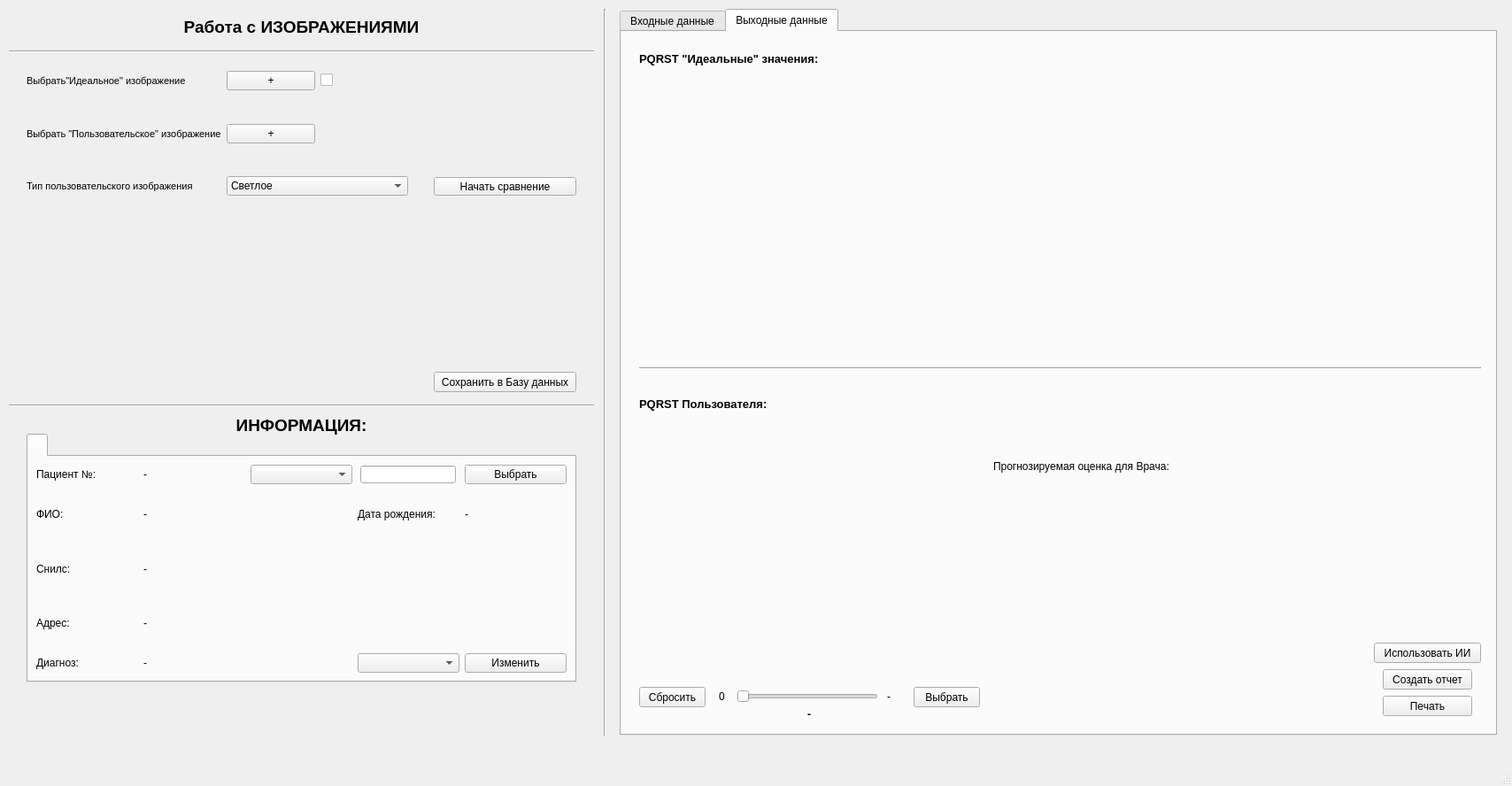
<?xml version="1.0" encoding="UTF-8"?>
<ui version="4.0">
 <class>MainWindow</class>
 <widget class="QMainWindow" name="MainWindow">
  <property name="geometry">
   <rect>
    <x>0</x>
    <y>0</y>
    <width>1708</width>
    <height>888</height>
   </rect>
  </property>
  <property name="windowTitle">
   <string>MainWindow</string>
  </property>
  <widget class="QWidget" name="centralwidget">
   <widget class="Line" name="line">
    <property name="geometry">
     <rect>
      <x>673</x>
      <y>10</y>
      <width>20</width>
      <height>821</height>
     </rect>
    </property>
    <property name="orientation">
     <enum>Qt::Vertical</enum>
    </property>
   </widget>
   <widget class="QPushButton" name="pushButton_2">
    <property name="geometry">
     <rect>
      <x>490</x>
      <y>200</y>
      <width>161</width>
      <height>21</height>
     </rect>
    </property>
    <property name="text">
     <string>Начать сравнение</string>
    </property>
   </widget>
   <widget class="Line" name="line_2">
    <property name="geometry">
     <rect>
      <x>10</x>
      <y>450</y>
      <width>661</width>
      <height>16</height>
     </rect>
    </property>
    <property name="orientation">
     <enum>Qt::Horizontal</enum>
    </property>
   </widget>
   <widget class="QPushButton" name="pushButton_3">
    <property name="geometry">
     <rect>
      <x>490</x>
      <y>420</y>
      <width>161</width>
      <height>23</height>
     </rect>
    </property>
    <property name="text">
     <string>Сохранить в Базу данных</string>
    </property>
   </widget>
   <widget class="QTabWidget" name="tabWidget_2">
    <property name="geometry">
     <rect>
      <x>700</x>
      <y>10</y>
      <width>991</width>
      <height>821</height>
     </rect>
    </property>
    <property name="currentIndex">
     <number>1</number>
    </property>
    <widget class="QWidget" name="tab">
     <attribute name="title">
      <string>Входные данные</string>
     </attribute>
     <widget class="PlotWidget" name="widget_2" native="true">
      <property name="geometry">
       <rect>
        <x>10</x>
        <y>60</y>
        <width>959</width>
        <height>201</height>
       </rect>
      </property>
     </widget>
     <widget class="PlotWidget" name="widget_3" native="true">
      <property name="geometry">
       <rect>
        <x>10</x>
        <y>578</y>
        <width>959</width>
        <height>201</height>
       </rect>
      </property>
     </widget>
     <widget class="PlotWidget" name="widget" native="true">
      <property name="geometry">
       <rect>
        <x>10</x>
        <y>320</y>
        <width>959</width>
        <height>201</height>
       </rect>
      </property>
     </widget>
     <widget class="QLabel" name="label_2">
      <property name="geometry">
       <rect>
        <x>10</x>
        <y>30</y>
        <width>941</width>
        <height>21</height>
       </rect>
      </property>
      <property name="font">
       <font>
        <pointsize>10</pointsize>
        <weight>75</weight>
        <bold>true</bold>
       </font>
      </property>
      <property name="text">
       <string>График &quot;Идеальные&quot; значения:</string>
      </property>
     </widget>
     <widget class="QLabel" name="label_3">
      <property name="geometry">
       <rect>
        <x>10</x>
        <y>290</y>
        <width>941</width>
        <height>21</height>
       </rect>
      </property>
      <property name="font">
       <font>
        <pointsize>10</pointsize>
        <weight>75</weight>
        <bold>true</bold>
       </font>
      </property>
      <property name="text">
       <string>График &quot;Пользовательские&quot; значения:</string>
      </property>
     </widget>
     <widget class="QLabel" name="label_13">
      <property name="geometry">
       <rect>
        <x>10</x>
        <y>550</y>
        <width>941</width>
        <height>21</height>
       </rect>
      </property>
      <property name="font">
       <font>
        <pointsize>10</pointsize>
        <weight>75</weight>
        <bold>true</bold>
       </font>
      </property>
      <property name="text">
       <string>График сравнения &quot;Идеальные&quot; и &quot;Пользовательские&quot; значения:</string>
      </property>
     </widget>
     <widget class="Line" name="line_5">
      <property name="geometry">
       <rect>
        <x>10</x>
        <y>270</y>
        <width>961</width>
        <height>16</height>
       </rect>
      </property>
      <property name="orientation">
       <enum>Qt::Horizontal</enum>
      </property>
     </widget>
     <widget class="Line" name="line_6">
      <property name="geometry">
       <rect>
        <x>10</x>
        <y>530</y>
        <width>961</width>
        <height>16</height>
       </rect>
      </property>
      <property name="orientation">
       <enum>Qt::Horizontal</enum>
      </property>
     </widget>
    </widget>
    <widget class="QWidget" name="tab_2">
     <attribute name="title">
      <string>Выходные данные</string>
     </attribute>
     <widget class="PlotWidget" name="widget_4" native="true">
      <property name="geometry">
       <rect>
        <x>20</x>
        <y>50</y>
        <width>381</width>
        <height>291</height>
       </rect>
      </property>
     </widget>
     <widget class="PlotWidget" name="widget_5" native="true">
      <property name="geometry">
       <rect>
        <x>20</x>
        <y>440</y>
        <width>381</width>
        <height>291</height>
       </rect>
      </property>
     </widget>
     <widget class="Line" name="line_3">
      <property name="geometry">
       <rect>
        <x>20</x>
        <y>370</y>
        <width>951</width>
        <height>21</height>
       </rect>
      </property>
      <property name="orientation">
       <enum>Qt::Horizontal</enum>
      </property>
     </widget>
     <widget class="QLabel" name="label_5">
      <property name="geometry">
       <rect>
        <x>20</x>
        <y>20</y>
        <width>381</width>
        <height>21</height>
       </rect>
      </property>
      <property name="font">
       <font>
        <pointsize>10</pointsize>
        <weight>75</weight>
        <bold>true</bold>
       </font>
      </property>
      <property name="text">
       <string>PQRST &quot;Идеальные&quot; значения:</string>
      </property>
     </widget>
     <widget class="QLabel" name="label_6">
      <property name="geometry">
       <rect>
        <x>20</x>
        <y>410</y>
        <width>381</width>
        <height>21</height>
       </rect>
      </property>
      <property name="font">
       <font>
        <pointsize>10</pointsize>
        <weight>75</weight>
        <bold>true</bold>
       </font>
      </property>
      <property name="text">
       <string>PQRST Пользователя:</string>
      </property>
     </widget>
     <widget class="QSlider" name="horizontalSlider_2">
      <property name="geometry">
       <rect>
        <x>130</x>
        <y>740</y>
        <width>160</width>
        <height>22</height>
       </rect>
      </property>
      <property name="orientation">
       <enum>Qt::Horizontal</enum>
      </property>
     </widget>
     <widget class="QPushButton" name="pushButton_5">
      <property name="geometry">
       <rect>
        <x>330</x>
        <y>740</y>
        <width>75</width>
        <height>23</height>
       </rect>
      </property>
      <property name="text">
       <string>Выбрать</string>
      </property>
     </widget>
     <widget class="QPushButton" name="pushButton_6">
      <property name="geometry">
       <rect>
        <x>20</x>
        <y>740</y>
        <width>75</width>
        <height>23</height>
       </rect>
      </property>
      <property name="text">
       <string>Сбросить</string>
      </property>
     </widget>
     <widget class="QLabel" name="label_7">
      <property name="geometry">
       <rect>
        <x>300</x>
        <y>740</y>
        <width>31</width>
        <height>21</height>
       </rect>
      </property>
      <property name="text">
       <string>-</string>
      </property>
     </widget>
     <widget class="QLabel" name="label_8">
      <property name="geometry">
       <rect>
        <x>110</x>
        <y>740</y>
        <width>16</width>
        <height>21</height>
       </rect>
      </property>
      <property name="text">
       <string>0</string>
      </property>
     </widget>
     <widget class="QLabel" name="label_9">
      <property name="geometry">
       <rect>
        <x>210</x>
        <y>760</y>
        <width>21</width>
        <height>21</height>
       </rect>
      </property>
      <property name="font">
       <font>
        <weight>75</weight>
        <bold>true</bold>
       </font>
      </property>
      <property name="text">
       <string>-</string>
      </property>
     </widget>
     <widget class="QPushButton" name="pushButton_7">
      <property name="geometry">
       <rect>
        <x>850</x>
        <y>690</y>
        <width>121</width>
        <height>23</height>
       </rect>
      </property>
      <property name="text">
       <string>Использовать ИИ</string>
      </property>
     </widget>
     <widget class="QLabel" name="label_14">
      <property name="geometry">
       <rect>
        <x>420</x>
        <y>480</y>
        <width>551</width>
        <height>21</height>
       </rect>
      </property>
      <property name="text">
       <string>Прогнозируемая оценка для Врача: </string>
      </property>
     </widget>
     <widget class="QPushButton" name="pushButton_8">
      <property name="geometry">
       <rect>
        <x>860</x>
        <y>720</y>
        <width>101</width>
        <height>23</height>
       </rect>
      </property>
      <property name="text">
       <string>Создать отчет</string>
      </property>
     </widget>
     <widget class="QPushButton" name="pushButton_9">
      <property name="geometry">
       <rect>
        <x>860</x>
        <y>750</y>
        <width>101</width>
        <height>23</height>
       </rect>
      </property>
      <property name="text">
       <string>Печать</string>
      </property>
     </widget>
    </widget>
   </widget>
   <widget class="QTabWidget" name="tabWidget">
    <property name="geometry">
     <rect>
      <x>30</x>
      <y>490</y>
      <width>621</width>
      <height>281</height>
     </rect>
    </property>
    <widget class="QWidget" name="Page1_3">
     <attribute name="title">
      <string/>
     </attribute>
     <layout class="QGridLayout" name="gridLayout_6">
      <item row="3" column="0">
       <widget class="QLabel" name="label_43">
        <property name="text">
         <string>Адрес:</string>
        </property>
       </widget>
      </item>
      <item row="0" column="0">
       <widget class="QLabel" name="label_44">
        <property name="text">
         <string>Пациент №:</string>
        </property>
       </widget>
      </item>
      <item row="4" column="0">
       <widget class="QLabel" name="label_45">
        <property name="text">
         <string>Диагноз:</string>
        </property>
       </widget>
      </item>
      <item row="3" column="1" colspan="4">
       <widget class="QLabel" name="label_46">
        <property name="text">
         <string>-</string>
        </property>
       </widget>
      </item>
      <item row="1" column="4">
       <widget class="QLabel" name="label_47">
        <property name="text">
         <string>-</string>
        </property>
       </widget>
      </item>
      <item row="0" column="1">
       <widget class="QLabel" name="label_48">
        <property name="text">
         <string>-</string>
        </property>
       </widget>
      </item>
      <item row="0" column="2">
       <widget class="QComboBox" name="comboBox_6"/>
      </item>
      <item row="1" column="0">
       <widget class="QLabel" name="label_50">
        <property name="text">
         <string>ФИО: </string>
        </property>
       </widget>
      </item>
      <item row="1" column="3">
       <widget class="QLabel" name="label_51">
        <property name="text">
         <string>Дата рождения:</string>
        </property>
       </widget>
      </item>
      <item row="1" column="1" colspan="2">
       <widget class="QLabel" name="label_52">
        <property name="text">
         <string>-</string>
        </property>
       </widget>
      </item>
      <item row="2" column="1" colspan="4">
       <widget class="QLabel" name="label_53">
        <property name="text">
         <string>-</string>
        </property>
       </widget>
      </item>
      <item row="2" column="0">
       <widget class="QLabel" name="label_54">
        <property name="text">
         <string>Снилс:</string>
        </property>
       </widget>
      </item>
      <item row="4" column="4">
       <widget class="QPushButton" name="pushButton_12">
        <property name="text">
         <string>Изменить</string>
        </property>
       </widget>
      </item>
      <item row="4" column="3">
       <widget class="QComboBox" name="comboBox_7"/>
      </item>
      <item row="0" column="4">
       <widget class="QPushButton" name="pushButton_13">
        <property name="text">
         <string>Выбрать</string>
        </property>
       </widget>
      </item>
      <item row="0" column="3" alignment="Qt::AlignHCenter">
       <widget class="QLineEdit" name="lineEdit_5">
        <property name="maximumSize">
         <size>
          <width>473</width>
          <height>20</height>
         </size>
        </property>
       </widget>
      </item>
      <item row="4" column="1" colspan="2">
       <widget class="QLabel" name="label_49">
        <property name="text">
         <string>-</string>
        </property>
       </widget>
      </item>
     </layout>
    </widget>
   </widget>
   <widget class="Line" name="line_4">
    <property name="geometry">
     <rect>
      <x>10</x>
      <y>50</y>
      <width>661</width>
      <height>16</height>
     </rect>
    </property>
    <property name="orientation">
     <enum>Qt::Horizontal</enum>
    </property>
   </widget>
   <widget class="QWidget" name="layoutWidget">
    <property name="geometry">
     <rect>
      <x>30</x>
      <y>80</y>
      <width>431</width>
      <height>141</height>
     </rect>
    </property>
    <layout class="QGridLayout" name="gridLayout">
     <item row="4" column="0">
      <widget class="QLabel" name="label_11">
       <property name="font">
        <font>
         <pointsize>8</pointsize>
        </font>
       </property>
       <property name="text">
        <string>Тип пользовательского изображения</string>
       </property>
      </widget>
     </item>
     <item row="2" column="1">
      <widget class="QPushButton" name="pushButton_4">
       <property name="text">
        <string>+</string>
       </property>
      </widget>
     </item>
     <item row="3" column="0">
      <widget class="QLabel" name="label_4">
       <property name="text">
        <string/>
       </property>
      </widget>
     </item>
     <item row="0" column="1">
      <widget class="QPushButton" name="pushButton">
       <property name="text">
        <string>+</string>
       </property>
      </widget>
     </item>
     <item row="0" column="0">
      <widget class="QLabel" name="label">
       <property name="font">
        <font>
         <pointsize>8</pointsize>
        </font>
       </property>
       <property name="text">
        <string>Выбрать&quot;Идеальное&quot; изображение </string>
       </property>
      </widget>
     </item>
     <item row="2" column="0">
      <widget class="QLabel" name="label_10">
       <property name="font">
        <font>
         <pointsize>8</pointsize>
        </font>
       </property>
       <property name="text">
        <string>Выбрать &quot;Пользовательское&quot; изображение</string>
       </property>
      </widget>
     </item>
     <item row="4" column="1" colspan="2">
      <widget class="QComboBox" name="comboBox">
       <item>
        <property name="text">
         <string>Светлое</string>
        </property>
       </item>
       <item>
        <property name="text">
         <string>Среднее</string>
        </property>
       </item>
       <item>
        <property name="text">
         <string>Темное</string>
        </property>
       </item>
      </widget>
     </item>
     <item row="1" column="0" colspan="3">
      <widget class="QLabel" name="label_12">
       <property name="text">
        <string/>
       </property>
      </widget>
     </item>
     <item row="0" column="2">
      <widget class="QCheckBox" name="checkBox">
       <property name="text">
        <string/>
       </property>
      </widget>
     </item>
    </layout>
   </widget>
   <widget class="QLabel" name="label_15">
    <property name="geometry">
     <rect>
      <x>10</x>
      <y>10</y>
      <width>661</width>
      <height>41</height>
     </rect>
    </property>
    <property name="font">
     <font>
      <pointsize>14</pointsize>
      <weight>75</weight>
      <bold>true</bold>
     </font>
    </property>
    <property name="contextMenuPolicy">
     <enum>Qt::DefaultContextMenu</enum>
    </property>
    <property name="layoutDirection">
     <enum>Qt::LeftToRight</enum>
    </property>
    <property name="text">
     <string>Работа с ИЗОБРАЖЕНИЯМИ</string>
    </property>
    <property name="alignment">
     <set>Qt::AlignCenter</set>
    </property>
   </widget>
   <widget class="QLabel" name="label_16">
    <property name="geometry">
     <rect>
      <x>10</x>
      <y>460</y>
      <width>661</width>
      <height>41</height>
     </rect>
    </property>
    <property name="font">
     <font>
      <pointsize>14</pointsize>
      <weight>75</weight>
      <bold>true</bold>
     </font>
    </property>
    <property name="contextMenuPolicy">
     <enum>Qt::DefaultContextMenu</enum>
    </property>
    <property name="layoutDirection">
     <enum>Qt::LeftToRight</enum>
    </property>
    <property name="text">
     <string>ИНФОРМАЦИЯ:</string>
    </property>
    <property name="alignment">
     <set>Qt::AlignCenter</set>
    </property>
   </widget>
  </widget>
  <widget class="QMenuBar" name="menubar">
   <property name="geometry">
    <rect>
     <x>0</x>
     <y>0</y>
     <width>1708</width>
     <height>21</height>
    </rect>
   </property>
  </widget>
  <widget class="QStatusBar" name="statusbar"/>
 </widget>
 <customwidgets>
  <customwidget>
   <class>PlotWidget</class>
   <extends>QWidget</extends>
   <header>pyqtgraph</header>
   <container>1</container>
  </customwidget>
 </customwidgets>
 <resources/>
 <connections/>
</ui>
